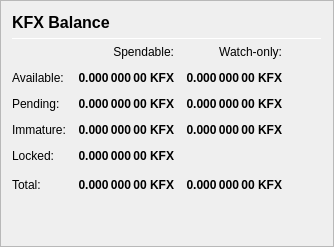
                   <widget class="QFrame" name="frame_Balances">
                    <property name="frameShape">
                     <enum>QFrame::StyledPanel</enum>
                    </property>
                    <property name="frameShadow">
                     <enum>QFrame::Raised</enum>
                    </property>
                    <layout class="QVBoxLayout" name="verticalLayout_4">
                     <item>
                      <layout class="QHBoxLayout" name="horizontalLayout_4">
                       <item>
                        <widget class="QLabel" name="label_5">
                         <property name="minimumSize">
                          <size>
                           <width>0</width>
                           <height>20</height>
                          </size>
                         </property>
                         <property name="font">
                          <font>
                           <pointsize>12</pointsize>
                           <weight>75</weight>
                           <bold>true</bold>
                          </font>
                         </property>
                         <property name="text">
                          <string>KFX Balance</string>
                         </property>
                        </widget>
                       </item>
                       <item>
                        <spacer name="horizontalSpacer_3">
                         <property name="orientation">
                          <enum>Qt::Horizontal</enum>
                         </property>
                         <property name="sizeHint" stdset="0">
                          <size>
                           <width>40</width>
                           <height>20</height>
                          </size>
                         </property>
                        </spacer>
                       </item>
                      </layout>
                     </item>
                     <item>
                      <widget class="Line" name="line_Balance">
                       <property name="minimumSize">
                        <size>
                         <width>0</width>
                         <height>1</height>
                        </size>
                       </property>
                       <property name="maximumSize">
                        <size>
                         <width>16777215</width>
                         <height>1</height>
                        </size>
                       </property>
                       <property name="orientation">
                        <enum>Qt::Horizontal</enum>
                       </property>
                      </widget>
                     </item>
                     <item>
                      <layout class="QGridLayout" name="gridLayout">
                       <property name="spacing">
                        <number>12</number>
                       </property>
                       <item row="0" column="1">
                        <widget class="QLabel" name="labelSpendable">
                         <property name="text">
                          <string>Spendable:</string>
                         </property>
                         <property name="alignment">
                          <set>Qt::AlignRight|Qt::AlignTrailing|Qt::AlignVCenter</set>
                         </property>
                        </widget>
                       </item>
                       <item row="0" column="2">
                        <widget class="QLabel" name="labelWatchonly">
                         <property name="text">
                          <string>Watch-only:</string>
                         </property>
                         <property name="alignment">
                          <set>Qt::AlignRight|Qt::AlignTrailing|Qt::AlignVCenter</set>
                         </property>
                        </widget>
                       </item>
                       <item row="1" column="0">
                        <widget class="QLabel" name="labelBalanceText">
                         <property name="text">
                          <string>Available:</string>
                         </property>
                        </widget>
                       </item>
                       <item row="1" column="1">
                        <widget class="QLabel" name="labelBalance">
                         <property name="font">
                          <font>
                           <weight>75</weight>
                           <bold>true</bold>
                          </font>
                         </property>
                         <property name="cursor">
                          <cursorShape>IBeamCursor</cursorShape>
                         </property>
                         <property name="toolTip">
                          <string>Your current spendable balance</string>
                         </property>
                         <property name="text">
                          <string notr="true">0.000 000 00 KFX</string>
                         </property>
                         <property name="alignment">
                          <set>Qt::AlignRight|Qt::AlignTrailing|Qt::AlignVCenter</set>
                         </property>
                         <property name="textInteractionFlags">
                          <set>Qt::LinksAccessibleByMouse|Qt::TextSelectableByKeyboard|Qt::TextSelectableByMouse</set>
                         </property>
                        </widget>
                       </item>
                       <item row="1" column="2">
                        <widget class="QLabel" name="labelWatchAvailable">
                         <property name="font">
                          <font>
                           <weight>75</weight>
                           <bold>true</bold>
                          </font>
                         </property>
                         <property name="cursor">
                          <cursorShape>IBeamCursor</cursorShape>
                         </property>
                         <property name="toolTip">
                          <string>Your current balance in watch-only addresses</string>
                         </property>
                         <property name="text">
                          <string notr="true">0.000 000 00 KFX</string>
                         </property>
                         <property name="alignment">
                          <set>Qt::AlignRight|Qt::AlignTrailing|Qt::AlignVCenter</set>
                         </property>
                         <property name="textInteractionFlags">
                          <set>Qt::LinksAccessibleByMouse|Qt::TextSelectableByKeyboard|Qt::TextSelectableByMouse</set>
                         </property>
                        </widget>
                       </item>
                       <item row="2" column="0">
                        <widget class="QLabel" name="labelPendingText">
                         <property name="text">
                          <string>Pending:</string>
                         </property>
                        </widget>
                       </item>
                       <item row="2" column="1">
                        <widget class="QLabel" name="labelUnconfirmed">
                         <property name="font">
                          <font>
                           <weight>75</weight>
                           <bold>true</bold>
                          </font>
                         </property>
                         <property name="cursor">
                          <cursorShape>IBeamCursor</cursorShape>
                         </property>
                         <property name="toolTip">
                          <string>Total of transactions that have yet to be confirmed, and do not yet count toward the spendable balance</string>
                         </property>
                         <property name="text">
                          <string notr="true">0.000 000 00 KFX</string>
                         </property>
                         <property name="alignment">
                          <set>Qt::AlignRight|Qt::AlignTrailing|Qt::AlignVCenter</set>
                         </property>
                         <property name="textInteractionFlags">
                          <set>Qt::LinksAccessibleByMouse|Qt::TextSelectableByKeyboard|Qt::TextSelectableByMouse</set>
                         </property>
                        </widget>
                       </item>
                       <item row="2" column="2">
                        <widget class="QLabel" name="labelWatchPending">
                         <property name="font">
                          <font>
                           <weight>75</weight>
                           <bold>true</bold>
                          </font>
                         </property>
                         <property name="cursor">
                          <cursorShape>IBeamCursor</cursorShape>
                         </property>
                         <property name="toolTip">
                          <string>Unconfirmed transactions to watch-only addresses</string>
                         </property>
                         <property name="text">
                          <string notr="true">0.000 000 00 KFX</string>
                         </property>
                         <property name="alignment">
                          <set>Qt::AlignRight|Qt::AlignTrailing|Qt::AlignVCenter</set>
                         </property>
                         <property name="textInteractionFlags">
                          <set>Qt::LinksAccessibleByMouse|Qt::TextSelectableByKeyboard|Qt::TextSelectableByMouse</set>
                         </property>
                        </widget>
                       </item>
                       <item row="3" column="0">
                        <widget class="QLabel" name="labelImmatureText">
                         <property name="text">
                          <string>Immature:</string>
                         </property>
                        </widget>
                       </item>
                       <item row="3" column="1">
                        <widget class="QLabel" name="labelImmature">
                         <property name="font">
                          <font>
                           <weight>75</weight>
                           <bold>true</bold>
                          </font>
                         </property>
                         <property name="cursor">
                          <cursorShape>IBeamCursor</cursorShape>
                         </property>
                         <property name="toolTip">
                          <string>Staked or masternode rewards that has not yet matured</string>
                         </property>
                         <property name="text">
                          <string notr="true">0.000 000 00 KFX</string>
                         </property>
                         <property name="alignment">
                          <set>Qt::AlignRight|Qt::AlignTrailing|Qt::AlignVCenter</set>
                         </property>
                         <property name="textInteractionFlags">
                          <set>Qt::LinksAccessibleByMouse|Qt::TextSelectableByKeyboard|Qt::TextSelectableByMouse</set>
                         </property>
                        </widget>
                       </item>
                       <item row="3" column="2">
                        <widget class="QLabel" name="labelWatchImmature">
                         <property name="font">
                          <font>
                           <weight>75</weight>
                           <bold>true</bold>
                          </font>
                         </property>
                         <property name="cursor">
                          <cursorShape>IBeamCursor</cursorShape>
                         </property>
                         <property name="toolTip">
                          <string>Staked or masternode rewards in watch-only addresses that has not yet matured</string>
                         </property>
                         <property name="text">
                          <string notr="true">0.000 000 00 KFX</string>
                         </property>
                         <property name="alignment">
                          <set>Qt::AlignRight|Qt::AlignTrailing|Qt::AlignVCenter</set>
                         </property>
                         <property name="textInteractionFlags">
                          <set>Qt::LinksAccessibleByMouse|Qt::TextSelectableByKeyboard|Qt::TextSelectableByMouse</set>
                         </property>
                        </widget>
                       </item>
                       <item row="4" column="0">
                        <widget class="QLabel" name="labelLockedBalanceText">
                         <property name="toolTip">
                          <string>Locked KFX or Masternode collaterals. These are excluded from zKFX minting.</string>
                         </property>
                         <property name="text">
                          <string>Locked:</string>
                         </property>
                        </widget>
                       </item>
                       <item row="4" column="1">
                        <widget class="QLabel" name="labelLockedBalance">
                         <property name="font">
                          <font>
                           <weight>75</weight>
                           <bold>true</bold>
                          </font>
                         </property>
                         <property name="cursor">
                          <cursorShape>IBeamCursor</cursorShape>
                         </property>
                         <property name="toolTip">
                          <string>Locked KFX or Masternode collaterals. These are excluded from zKFX minting.</string>
                         </property>
                         <property name="text">
                          <string notr="true">0.000 000 00 KFX</string>
                         </property>
                         <property name="alignment">
                          <set>Qt::AlignRight|Qt::AlignTrailing|Qt::AlignVCenter</set>
                         </property>
                         <property name="textInteractionFlags">
                          <set>Qt::LinksAccessibleByMouse|Qt::TextSelectableByKeyboard|Qt::TextSelectableByMouse</set>
                         </property>
                        </widget>
                       </item>
                       <item row="5" column="0">
                        <widget class="QLabel" name="labelTotalText">
                         <property name="toolTip">
                          <string>Your current KFX balance, unconfirmed and immature transactions included</string>
                         </property>
                         <property name="text">
                          <string>Total:</string>
                         </property>
                        </widget>
                       </item>
                       <item row="5" column="1">
                        <widget class="QLabel" name="labelTotal">
                         <property name="font">
                          <font>
                           <weight>75</weight>
                           <bold>true</bold>
                          </font>
                         </property>
                         <property name="cursor">
                          <cursorShape>IBeamCursor</cursorShape>
                         </property>
                         <property name="toolTip">
                          <string>Your current KFX balance, unconfirmed and immature transactions included</string>
                         </property>
                         <property name="text">
                          <string notr="true">0.000 000 00 KFX</string>
                         </property>
                         <property name="alignment">
                          <set>Qt::AlignRight|Qt::AlignTrailing|Qt::AlignVCenter</set>
                         </property>
                         <property name="textInteractionFlags">
                          <set>Qt::LinksAccessibleByMouse|Qt::TextSelectableByKeyboard|Qt::TextSelectableByMouse</set>
                         </property>
                        </widget>
                       </item>
                       <item row="5" column="2">
                        <widget class="QLabel" name="labelWatchTotal">
                         <property name="font">
                          <font>
                           <weight>75</weight>
                           <bold>true</bold>
                          </font>
                         </property>
                         <property name="cursor">
                          <cursorShape>IBeamCursor</cursorShape>
                         </property>
                         <property name="toolTip">
                          <string>Current total balance in watch-only addresses</string>
                         </property>
                         <property name="text">
                          <string notr="true">0.000 000 00 KFX</string>
                         </property>
                         <property name="alignment">
                          <set>Qt::AlignRight|Qt::AlignTrailing|Qt::AlignVCenter</set>
                         </property>
                         <property name="textInteractionFlags">
                          <set>Qt::LinksAccessibleByMouse|Qt::TextSelectableByKeyboard|Qt::TextSelectableByMouse</set>
                         </property>
                        </widget>
                       </item>
                       <item row="5" column="3">
                        <spacer name="horizontalSpacer_9">
                         <property name="orientation">
                          <enum>Qt::Horizontal</enum>
                         </property>
                         <property name="sizeHint" stdset="0">
                          <size>
                           <width>40</width>
                           <height>20</height>
                          </size>
                         </property>
                        </spacer>
                       </item>
                      </layout>
                     </item>
                     <item>
                      <spacer name="verticalSpacer_3">
                       <property name="orientation">
                        <enum>Qt::Vertical</enum>
                       </property>
                       <property name="sizeHint" stdset="0">
                        <size>
                         <width>20</width>
                         <height>40</height>
                        </size>
                       </property>
                      </spacer>
                     </item>
                    </layout>
                   </widget>
